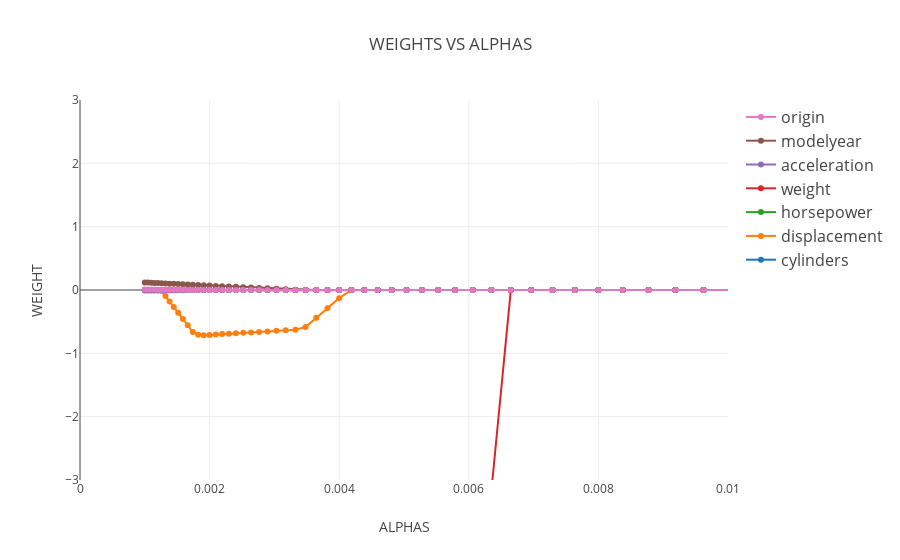

Source (notebook cell):
### Markdown cell above
## WEIGHT VS ALPHA ##

### Code cell
data = []
for beta in range(len(X_train.columns)):
    trace = go.Scatter(
        x = alphas,
        y = coefs[:,beta],
        mode='lines+markers',
        name = X_train.columns[beta],
        line=dict(shape='linear')
    )
    data.append(trace)
layout = dict(
    title='WEIGHTS VS ALPHAS',
    yaxis = dict(
        range = [-3,3],
        title='WEIGHT'
    ),
    xaxis = dict(
        range = [0,0.01],
        title='ALPHAS'
    ),
    legend=dict(
        traceorder='reversed',
        font=dict(size=16)
    ))

fig = dict(data=data, layout=layout)
plot.iplot(fig, filename='WEIGHT_VS_ALPHA_MPG')

### Figure 1 — Plotly figure (JSON) as saved in the notebook; plotly's stock layout.template omitted (floating-point values rounded to 4 significant figures; data arrays with more than 128 entries replaced by an {"elided": "..."} marker saying what was removed)
{"data": [{"line": {"shape": "linear"}, "mode": "lines+markers", "name": "cylinders", "type": "scatter", "x": {"elided": "300 float values"}, "y": {"elided": "300 float values"}}, {"line": {"shape": "linear"}, "mode": "lines+markers", "name": "displacement", "type": "scatter", "x": {"elided": "300 float values"}, "y": {"elided": "300 float values"}}, {"line": {"shape": "linear"}, "mode": "lines+markers", "name": "horsepower", "type": "scatter", "x": {"elided": "300 float values"}, "y": {"elided": "300 int values"}}, {"line": {"shape": "linear"}, "mode": "lines+markers", "name": "weight", "type": "scatter", "x": {"elided": "300 float values"}, "y": {"elided": "300 float values"}}, {"line": {"shape": "linear"}, "mode": "lines+markers", "name": "acceleration", "type": "scatter", "x": {"elided": "300 float values"}, "y": {"elided": "300 int values"}}, {"line": {"shape": "linear"}, "mode": "lines+markers", "name": "modelyear", "type": "scatter", "x": {"elided": "300 float values"}, "y": {"elided": "300 float values"}}, {"line": {"shape": "linear"}, "mode": "lines+markers", "name": "origin", "type": "scatter", "x": {"elided": "300 float values"}, "y": {"elided": "300 float values"}}], "layout": {"legend": {"font": {"size": 16}, "traceorder": "reversed"}, "title": "WEIGHTS VS ALPHAS", "xaxis": {"range": [0, 0.01], "title": "ALPHAS"}, "yaxis": {"range": [-3, 3], "title": "WEIGHT"}}}
